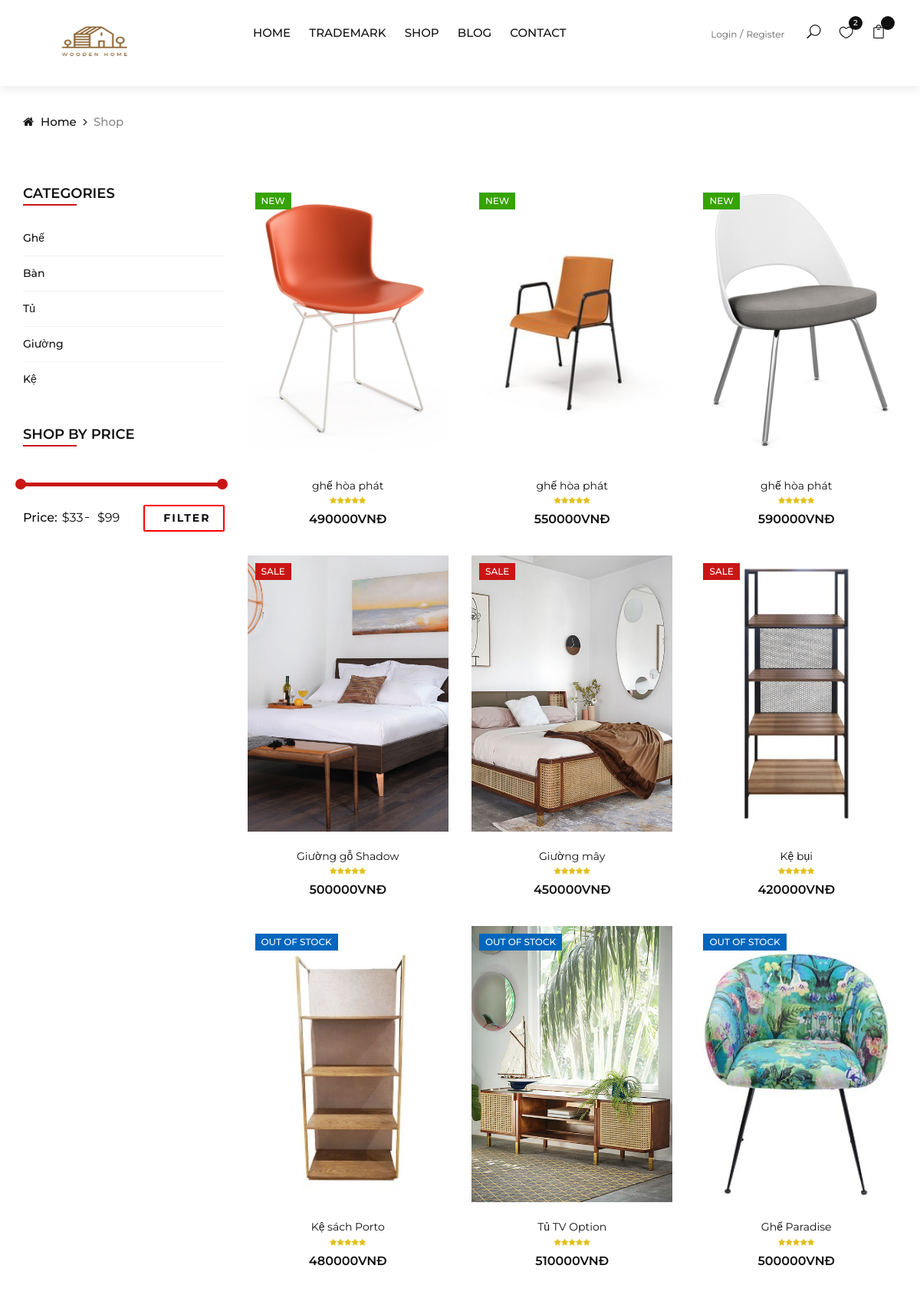
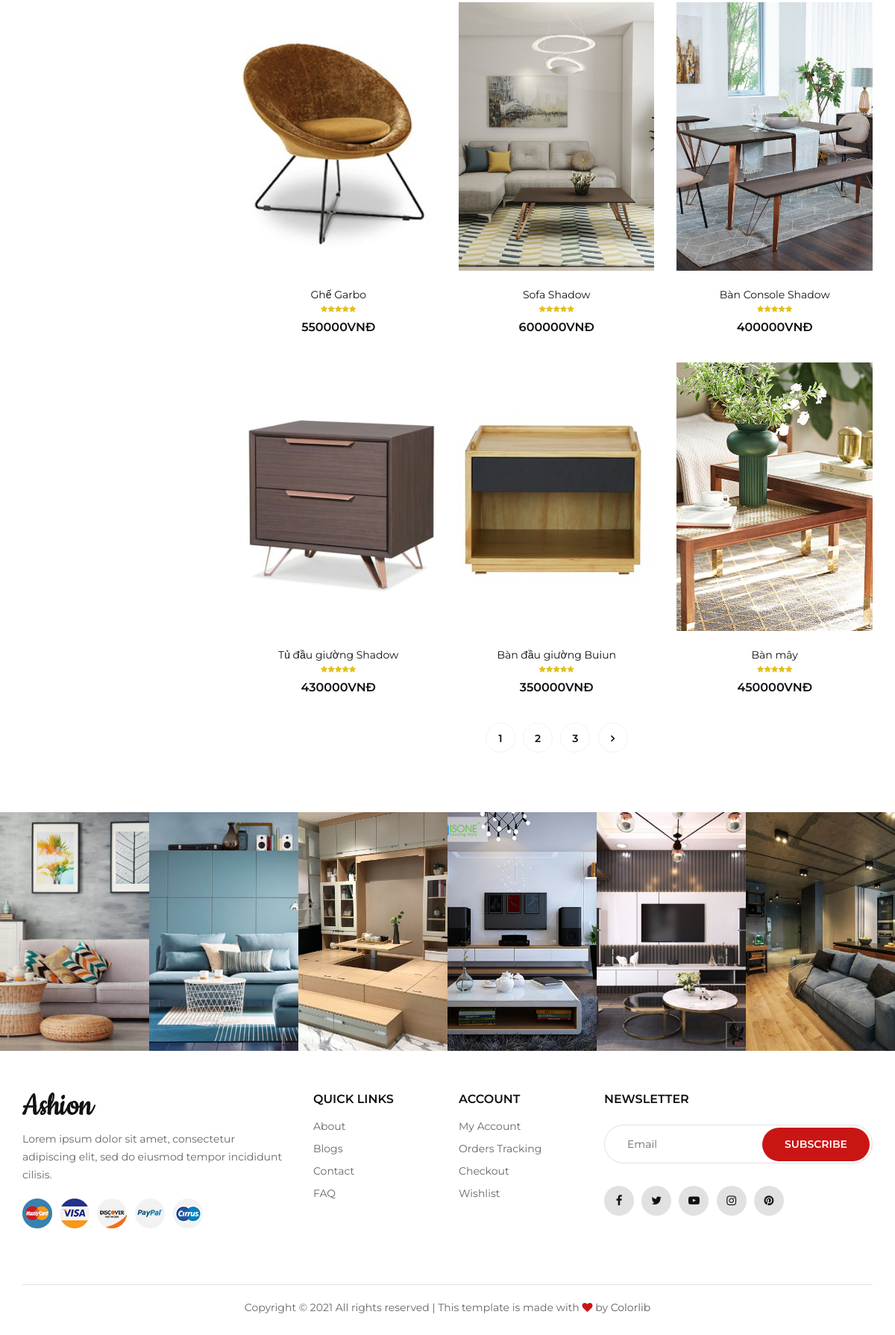
The app's page /index.php?page=shop with its own data (2 pictures, top to bottom).
### tables this page shows
CREATE TABLE `categories` (
  `id` int(11) NOT NULL,
  `slug` varchar(255) NOT NULL,
  `name` varchar(255) NOT NULL,
  `status` tinyint(4) NOT NULL,
  `created_at` datetime NOT NULL DEFAULT current_timestamp(),
  `updated_at` datetime NOT NULL DEFAULT current_timestamp()
);

CREATE TABLE `product` (
  `id` int(11) NOT NULL,
  `name` varchar(255) NOT NULL,
  `slug` varchar(255) NOT NULL,
  `categories_id` int(11) NOT NULL COMMENT '1: Ghế\r\n2: Bàn\r\n3: Tủ\r\n4: Giường\r\n5: Kệ',
  `brand_id` int(11) NOT NULL,
  `avatar` varchar(255) NOT NULL,
  `price` float NOT NULL,
  `quantity` tinyint(4) NOT NULL,
  `admin_id` int(11) NOT NULL,
  `view` int(6) NOT NULL,
  `description` varchar(255) NOT NULL,
  `content` text NOT NULL,
  `status` tinyint(4) NOT NULL COMMENT '1: New 2: Sale 3: Out Of Stock',
  `created_at` datetime NOT NULL DEFAULT current_timestamp(),
  `updated_at` datetime NOT NULL DEFAULT current_timestamp()
);

### config/myconfig.php (called while the page is built, shortened)
<?php
	class Connect
	{
		function __construct()
		{
			try {
				$this->pdo=new PDO(self::dns,self::user,self::passw);
				$this->pdo->query('SET NAMES utf8');
			} catch (PDOException $e) {
				echo $e->getMessage();
				exit();
			}
		}
	}
 ?>

### model/product.php (called while the page is built, shortened)
<?php
	include_once './config/myconfig.php';
	class Product extends Connect
	{
		function __construct()
		{
			parent::__construct();
		}
		function indexProduct()
		{
			$sql = "SELECT * FROM product";
			$pre = $this->pdo->prepare($sql);
			$pre->execute();
			return $pre->fetchAll(PDO::FETCH_ASSOC);
		}
		function indexCategories()
		{
			$sql = "SELECT * FROM categories";
			$pre = $this->pdo->prepare($sql);
			$pre->execute();
			return $pre->fetchAll(PDO::FETCH_ASSOC);
		}
	}
?>

### view/pages/shop.php (the view, shortened to what this page needs)
<div class="breadcrumb-option">
    <div class="container">
        <div class="row">
            <div class="col-lg-12">
                <div class="breadcrumb__links">
                    <a href="./index.php"><i class="fa fa-home"></i> Home</a>
                    <span>Shop</span>
                </div>
            </div>
        </div>
    </div>
</div>
<section class="shop spad">
    <div class="container">
        <div class="row">
            <div class="col-lg-3 col-md-3">
                <div class="shop__sidebar">
                    <div class="sidebar__categories">
                        <div class="section-title">
                            <h4>Categories</h4>
                        </div>
                        <div class="categories__accordion">
                            <div class="accordion" id="accordionExample">
                                <?php
                                foreach($categori as $key => $value)
                                {
                                ?>
                                <div class="card">
                                    <div class="card-heading ">
                                        <a data-filter=".<?php echo $value['name']?>">
                                            <?php echo $value['name']?>
                                        </a>
                                    </div>
                                </div>
                                <?php
                                }?>
                            </div>
                        </div>
                    </div>
                    <div class="sidebar__filter">
                        <div class="section-title">
                            <h4>Shop by price</h4>
                        </div>
                        <div class="filter-range-wrap">
                            <div class="price-range ui-slider ui-corner-all ui-slider-horizontal ui-widget ui-widget-content"
                                data-min="33" data-max="99"></div>
                            <div class="range-slider">
                                <div class="price-input">
                                    <p>Price:</p>
                                    <input type="text" id="minamount">
                                    <input type="text" id="maxamount">
                                </div>
                            </div>
                        </div>
                        <a href="#">Filter</a>
                    </div>
                </div>
            </div>
            <div class="col-lg-9 col-md-9">
                <div class="row property__gallery">
                    <?php
                                foreach($produc as $key => $value){
                    ?>
                    <div class="col-lg-4 col-md-6 mix
                    <?php
                        switch ($value['categories_id']) {
                            case '1':
                                echo 'Ghế';
                                break;
                            case '2':
                                echo 'Bàn';
                                break;
                            case '3':
                                echo 'Tủ';
                                break;
                            case '4':
                                echo 'Giường';
                                break;
                            case '5':
                                echo 'Kệ';
                                break;
                        }
                    ?>">
                        <div class="product__item">
                            <div class="product__item__pic set-bg" data-setbg="<?php echo $value['avatar']?>">
                                <?php
                                switch ($value['status']) {
                                    case '1':
                            ?>
                                <div class="label new">New</div>
                                <?php
                                        break;
                                    case '2':
                            ?>
                                <div class="label sale">Sale</div>
                                <?php
                                        break;
                                    case '3':
                            ?>
                                <div class="label stockout stockblue">Out Of Stock</div>
                                <?php
                                        break;
                                }
                            ?>
                                <ul class="product__hover">
                                </ul>
                            </div>
                            <div class="product__item__text">
                                <h6><a href="#"><?php echo $value['name']?></a></h6>
                                <div class="rating">
                                    <i class="fa fa-star"></i>
                                    <i class="fa fa-star"></i>
                                    <i class="fa fa-star"></i>
                                    <i class="fa fa-star"></i>
                                    <i class="fa fa-star"></i>
                                </div>
                                <div class="product__price">
                                    <?echo $value['price']?>VNĐ
                                </div>
                            </div>
                        </div>
                    </div>
                    <?php
                        }
                    ?>
                    <div class="col-lg-12 text-center">
                        <div class="pagination__option">
                            <a href="#">1</a>
                            <a href="#">2</a>
                            <a href="#">3</a>
                            <a href="#"><i class="fa fa-angle-right"></i></a>
                        </div>
                    </div>
                </div>
            </div>
        </div>
    </div>
</section>
<div class="instagram">
    <div class="container-fluid">
        <div class="row">
            <div class="col-lg-2 col-md-4 col-sm-4 p-0">
                <div class="instagram__item set-bg" data-setbg="assets/img/instagram/insta-1.jpg">
                </div>
            </div>
            <div class="col-lg-2 col-md-4 col-sm-4 p-0">
                <div class="instagram__item set-bg" data-setbg="assets/img/instagram/insta-2.jpg">
                </div>
            </div>
            <div class="col-lg-2 col-md-4 col-sm-4 p-0">
                <div class="instagram__item set-bg" data-setbg="assets/img/instagram/insta-3.jpg">
                </div>
            </div>
            <div class="col-lg-2 col-md-4 col-sm-4 p-0">
                <div class="instagram__item set-bg" data-setbg="assets/img/instagram/insta-4.jpg">
                </div>
            </div>
            <div class="col-lg-2 col-md-4 col-sm-4 p-0">
                <div class="instagram__item set-bg" data-setbg="assets/img/instagram/insta-5.jpg">
                </div>
            </div>
            <div class="col-lg-2 col-md-4 col-sm-4 p-0">
                <div class="instagram__item set-bg" data-setbg="assets/img/instagram/insta-6.jpg">
                </div>
            </div>
        </div>
    </div>
</div>

### view/layouts/head.php (shortened to what this page needs)
<!DOCTYPE html>
<html lang="zxx">
<head>
    <link rel="stylesheet" href="assets/css/bootstrap.min.css" type="text/css">
    <link rel="stylesheet" href="assets/css/font-awesome.min.css" type="text/css">
    <link rel="stylesheet" href="assets/css/elegant-icons.css" type="text/css">
    <link rel="stylesheet" href="assets/css/jquery-ui.min.css" type="text/css">
    <link rel="stylesheet" href="assets/css/magnific-popup.css" type="text/css">
    <link rel="stylesheet" href="assets/css/owl.carousel.min.css" type="text/css">
    <link rel="stylesheet" href="assets/css/slicknav.min.css" type="text/css">
    <link rel="stylesheet" href="assets/css/style.css" type="text/css">
</head>

### view/layouts/header.php (shortened to what this page needs)
<body>
    <header class="header">
        <div class="container-fluid">
            <div class="row">
                <div class="col-xl-3 col-lg-2">
                    <div class="header__logo">
                        <a href="index.php"><img style="width: 160px;height: 60px; " src="assets/img/logo1.jpg"
                                alt=""></a>
                    </div>
                </div>
                <div class="col-xl-6 col-lg-7">
                    <nav class="header__menu">
                        <ul>
                            <li><a href="index.php">Home</a></li>
                            <li><a href="#">Trademark</a></li>
                            <li><a href="index.php?page=shop">Shop</a></li>
                            <li><a href="index.php?page=blog">Blog</a></li>
                            <li><a href="index.php?page=contact">Contact</a></li>
                        </ul>
                    </nav>
                </div>
                <div class="col-lg-3">
                    <div class="header__right">
                        <div class="header__right__auth">
                            <a href="view/Login/index.php">Login</a>
                            <a href="#">Register</a>
                        </div>
                        <ul class="header__right__widget">
                            <li><span class="icon_search search-switch"></span></li>
                            <li><a href="#"><span class="icon_heart_alt"></span>
                                    <div class="tip">2</div>
                                </a></li>
                            <li><a href="index.php?page=shop-cart"><span class="icon_bag_alt"></span><div id="carts">
                                 <div class="tip" id="bag-carts"><?php if (isset($_SESSION['carts'])) {
                                } ?></div>
                            </div>
                            </a></li>
                        </ul>
                    </div>
                </div>
            </div>
        </div>
    </header>

### index.php (shortened to what this page needs)
<?php
    include_once './view/layouts/head.php';
    include_once './view/layouts/header.php';
?>
<?php
if (isset($_GET['page'])) {
        $page = $_GET['page'];
    }else{
        $page = 'home';
    }
    switch ($page) {
        case 'shop':
           include_once './controller/ProductController.php';
           $product = new ProductController();
           $product->indexProduct();
           include_once 'view/pages/shop.php';
            break;
    }
?>
<?php
include_once './view/layouts/footer.php';
include_once './view/layouts/script.php'; ?>

### controller/productController.php (shortened to what this page needs)
<?php
include_once './model/Product.php';
class ProductController extends Product
{
	private $product;
	function __construct()
	{
		$this->product = new Product();
	}
	function indexProduct()
	{
		if(isset($_GET['page'])){
            $page = $_GET['page'];
          }else{
            $page = 'home';
          }
        switch ($page) {
            case 'shop':
                $produc = $this->product->indexProduct();
				$categori = $this->product->indexCategories();
                include_once './view/pages/shop.php';
                break;
        }
	}
}
?>

### view/layouts/footer.php (shortened to what this page needs)
<footer class="footer">
    <div class="container">
        <div class="row">
            <div class="col-lg-4 col-md-6 col-sm-7">
                <div class="footer__about">
                    <div class="footer__logo">
                        <a href="index.php"><img src="assets/img/logo.png" alt=""></a>
                    </div>
                    <p>Lorem ipsum dolor sit amet, consectetur adipiscing elit, sed do eiusmod tempor incididunt
                        cilisis.</p>
                    <div class="footer__payment">
                        <a href="#"><img src="assets/img/payment/payment-1.png" alt=""></a>
                        <a href="#"><img src="assets/img/payment/payment-2.png" alt=""></a>
                        <a href="#"><img src="assets/img/payment/payment-3.png" alt=""></a>
                        <a href="#"><img src="assets/img/payment/payment-4.png" alt=""></a>
                        <a href="#"><img src="assets/img/payment/payment-5.png" alt=""></a>
                    </div>
                </div>
            </div>
            <div class="col-lg-2 col-md-3 col-sm-5">
                <div class="footer__widget">
                    <h6>Quick links</h6>
                    <ul>
                        <li><a href="#">About</a></li>
                        <li><a href="#">Blogs</a></li>
                        <li><a href="#">Contact</a></li>
                        <li><a href="#">FAQ</a></li>
                    </ul>
                </div>
            </div>
            <div class="col-lg-2 col-md-3 col-sm-4">
                <div class="footer__widget">
                    <h6>Account</h6>
                    <ul>
                        <li><a href="#">My Account</a></li>
                        <li><a href="#">Orders Tracking</a></li>
                        <li><a href="#">Checkout</a></li>
                        <li><a href="#">Wishlist</a></li>
                    </ul>
                </div>
            </div>
            <div class="col-lg-4 col-md-8 col-sm-8">
                <div class="footer__newslatter">
                    <h6>NEWSLETTER</h6>
                    <form action="#">
                        <input type="text" placeholder="Email">
                        <button type="submit" class="site-btn">Subscribe</button>
                    </form>
                    <div class="footer__social">
                        <a href="#"><i class="fa fa-facebook"></i></a>
                        <a href="#"><i class="fa fa-twitter"></i></a>
                        <a href="#"><i class="fa fa-youtube-play"></i></a>
                        <a href="#"><i class="fa fa-instagram"></i></a>
                        <a href="#"><i class="fa fa-pinterest"></i></a>
                    </div>
                </div>
            </div>
        </div>
        <div class="row">
            <div class="col-lg-12">
                <div class="footer__copyright__text">
                    <p>Copyright &copy;  All rights reserved | This template is made with <i class="fa fa-heart"
                            aria-hidden="true"></i> by <a href="https://colorlib.com" target="_blank">Colorlib</a></p>
                </div>
            </div>
        </div>
    </div>
</footer>

### view/layouts/script.php (shortened to what this page needs)
</body>
</html>

### records on screen
categories: name "Ghế"
categories: name "Bàn"
categories: name "Tủ"
categories: name "Giường"
categories: name "Kệ"
product: shows a picture, status "NEW", name "ghế hòa phát", price "490000"
product: shows a picture, status "NEW", name "ghế hòa phát", price "550000"
product: shows a picture, status "NEW", name "ghế hòa phát", price "590000"
product: shows a picture, status "SALE", name "Giường gỗ Shadow", price "500000"
product: shows a picture, status "SALE", name "Giường mây", price "450000"
product: shows a picture, status "SALE", name "Kệ bụi", price "420000"
product: shows a picture, status "OUT OF STOCK", name "Kệ sách Porto", price "480000"
product: shows a picture, status "OUT OF STOCK", name "Tủ TV Option", price "510000"
product: shows a picture, status "OUT OF STOCK", name "Ghế Paradise", price "500000"
product: shows a picture, name "Ghế Garbo", price "550000"
product: shows a picture, name "Sofa Shadow", price "600000"
product: shows a picture, name "Bàn Console Shadow", price "400000"
product: shows a picture, name "Tủ đầu giường Shadow", price "430000"
product: shows a picture, name "Bàn đầu giường Buiun", price "350000"
product: shows a picture, name "Bàn mây", price "450000"
